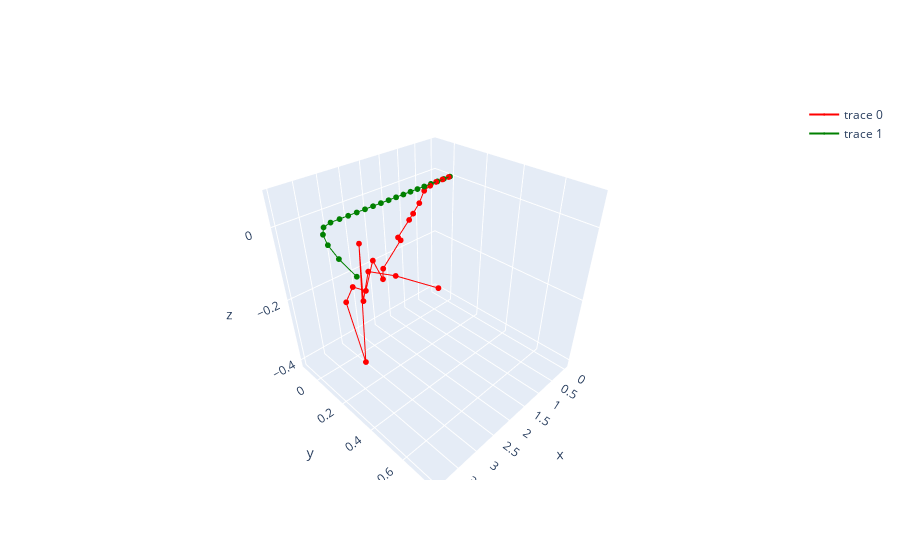

The notebook cell this image was saved under:
### Markdown cell above
# ROTAZIONE SBAGLIATA?

### Code cell
x_est = []
y_est = []
z_est = []

x_gt = []
y_gt = []
z_gt = []

gt_poses = data.get_trajectory_data()
for i in range(len(poses)):
    C = camera.get_camera_transform()
    pose_i = poses[i]
    pose_i = C @ pose_i
    t_est = pose_i[:3, 3]
    x_est.append(t_est[0]*0.20)
    y_est.append(t_est[1]*0.20)
    z_est.append(t_est[2]*0.20)

    x_gt.append(gt_poses[i][0])
    y_gt.append(gt_poses[i][1])
    z_gt.append(0)

print("num of estimated poses: ", len(x_est))
print("num of ground truth poses: ", len(x_gt))

fig = go.Figure()
fig.add_trace(go.Scatter3d(x=x_est, y=y_est, z=z_est, mode='lines+markers', marker=dict(size=2, color='red')))
fig.add_trace(go.Scatter3d(x=x_gt, y=y_gt, z=z_gt, mode='lines+markers', marker=dict(size=2, color='green')))
fig.show()

### Figure 1 — Plotly figure (JSON) as saved in the notebook; plotly's stock layout.template omitted (floating-point values rounded to 4 significant figures)
{"data": [{"marker": {"color": "red", "size": 2}, "mode": "lines+markers", "type": "scatter3d", "x": [0.04, 0.24, 0.44, 0.6386, 0.8399, 1.03, 1.224, 1.416, 1.609, 1.705, 1.92, 2.094, 2.367, 2.544, 2.686, 2.821, 3.067, 3.137, 3.32, 3.639, 3.847, 3.902], "y": [0, -3.103e-05, -2.647e-05, 0.003166, 0.007885, 0.01674, 0.01833, 0.03605, 0.0005854, 0.04303, -0.04308, -0.001987, 0.01113, -0.01296, -0.07269, -0.1015, 0.08743, 0.16, 0.2048, 0.356, 0.558, 0.7499], "z": [0, -3.192e-05, -9.956e-06, -0.003318, -0.00933, -0.03523, -0.05693, -0.06332, -0.1132, -0.1077, -0.2052, -0.2186, -0.142, -0.2327, -0.2285, -0.2794, -0.4104, -0.02128, -0.1521, -0.01456, 0.04078, 0.07263]}, {"marker": {"color": "green", "size": 2}, "mode": "lines+markers", "type": "scatter3d", "x": [0, 0.2004, 0.4008, 0.6013, 0.8017, 1.002, 1.203, 1.403, 1.603, 1.803, 2.003, 2.204, 2.404, 2.604, 2.804, 3.004, 3.204, 3.403, 3.568, 3.719, 3.852, 3.96], "y": [0, 0, 0, 0, 0, 0, 0, 0, 0, 0, 0, 0, 0, 0, 0, 0, 0, 0.01513, 0.06389, 0.1444, 0.2534, 0.3867], "z": [0, 0, 0, 0, 0, 0, 0, 0, 0, 0, 0, 0, 0, 0, 0, 0, 0, 0, 0, 0, 0, 0]}], "layout": {}}
